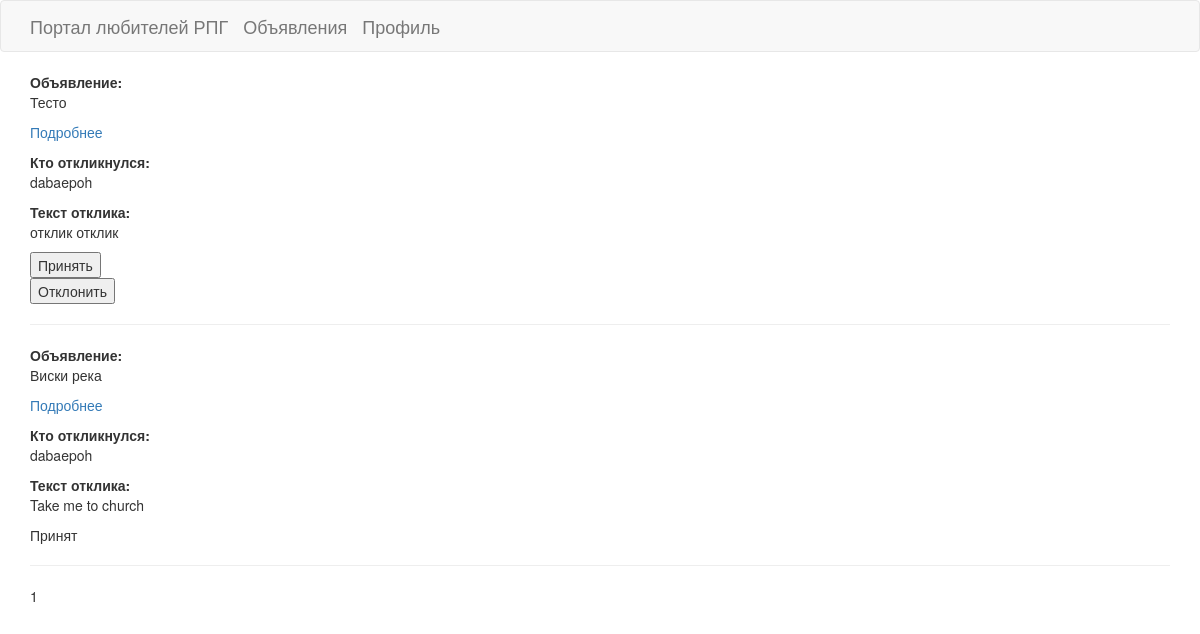
The app's page /articles/responses/ (signed in) with its own data.
### portalapp/models.py (models this page shows, shortened)
class Response(models.Model):
    author = models.ForeignKey(User, on_delete=models.CASCADE)
    text = models.TextField()
    date = models.DateTimeField(auto_now_add=True)
    article = models.ForeignKey(Article, on_delete=models.CASCADE)
    status = models.BooleanField(default=False)
    class Meta:
        ordering = ['-date']

class Article(models.Model):
    TYPE = (
        ('tank', 'Танки'),
        ('heal', 'Хилы'),
        ('dd', 'ДД'),
        ('merchant', 'Торговцы'),
        ('gm', 'Гилдмастеры'),
        ('quest', 'Квестгиверы'),
        ('smith', 'Кузнецы'),
        ('tanner', 'Кожевники'),
        ('potion', 'Зельевары'),
        ('spell', 'Мастера заклинаний'),
    )
    author = models.ForeignKey(User, on_delete=models.CASCADE)
    title = models.CharField(max_length=64)
    text = models.TextField()
    date = models.DateTimeField(auto_now_add=True)
    category = models.CharField(max_length=8, choices=TYPE, default='dd')
    upload = RichTextUploadingField(blank=True, null=True)

### portalapp/views.py (the view)
# urls.py: path('responses/', ResponseList.as_view(), name='responses'),
class ResponseList(LoginRequiredMixin, ListView):
    model = Response
    context_object_name = 'responses'
    paginate_by = 10
    template_name = 'responses.html'
    def get_queryset(self, **kwargs):
        queryset = Response.objects.filter(article__author=self.request.user)
        self.filterset = ArticleFilter(self.request.GET, queryset)
        return self.filterset.qs
    def get_context_data(self, **kwargs):
        context = super().get_context_data(**kwargs)
        context['filterset'] = self.filterset
        return context

### templates/responses.html (shortened to what this page needs)
{% extends 'flatpages/default.html' %}
{% block content %}
    {% for response in responses %}
    <b>Объявление:</b>
    <p>{{ response.article.title }}</p>
    <p><a href="{% url 'article_detail' response.article.id %}">Подробнее</a></p>
    <b>Кто откликнулся:</b>
    <p>{{ response.author }}</p>
    <b>Текст отклика:</b>
    <p>{{ response.text }}</p>
    <td>
            {% if response.status is False %}
            <form action="{% url 'accept_response' response.id %}"><input type="submit" value="Принять" /></form>
            <form action="{% url 'delete_response' response.id %}"><input type="submit" value="Отклонить" /></form>
            {% else %}
            Принят
            {% endif %}
    </td>
    <hr />
   {% endfor %}
   {{ page_obj.number }}
{% endblock content %}

### records on screen
Response: article "Тесто", author "dabaepoh", text "отклик отклик"
Response: article "Виски река", author "dabaepoh", text "Take me to church", status "Принят"

### other values on screen
{{ page_obj.number }} "1"
